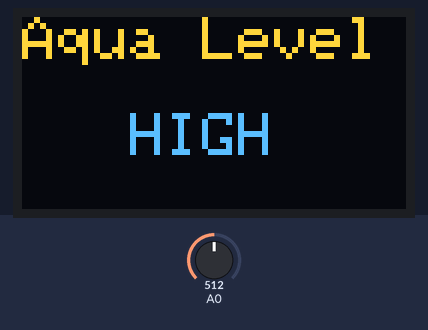
The sketch below on a simulated Arduino Uno, built with avr-gcc and run on an emulated ATmega328P. On the bench: 128×64 one-colour display. The test bench sets the inputs (shaded band); at power-on: A0 = 512. The OLED is the two-colour kind (top 16 rows yellow).

Above: at 1.2 s.
1.3 s: A0 set to 491
At 2.0 s:
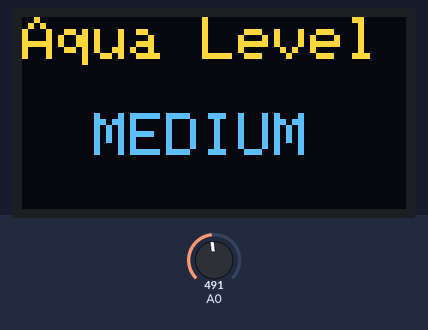
2.8 s: A0 set to 364
4.3 s: A0 set to 338
At 4.9 s:
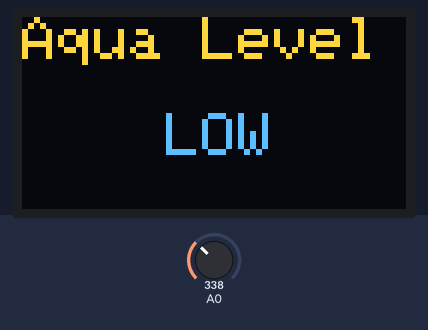
5.9 s: A0 set to 0
At 7.1 s:
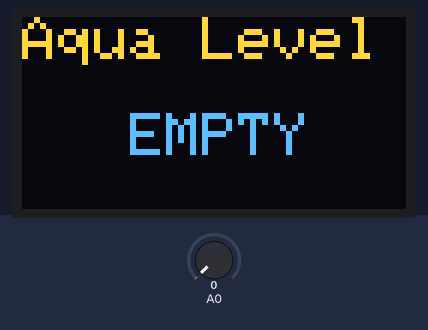
7.4 s: A0 set to 3
At 8.6 s:
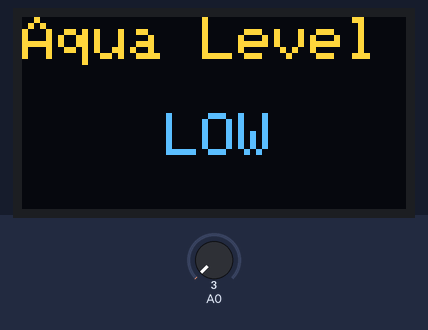
8.9 s: A0 set to 511
At 10.1 s:
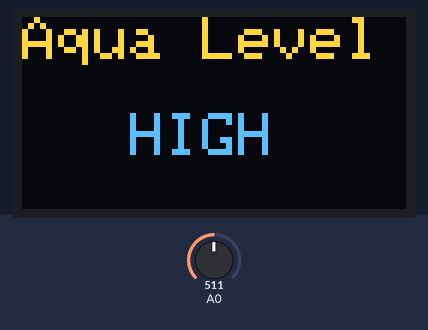
Timing chart, 0 to 11.5 s (numbered marks = the images above; inputs shaded):
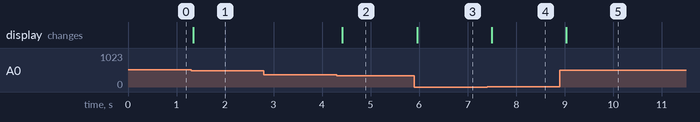

The sketch:

Water-Level-Sensor.ino
```cpp
#include <SPI.h>
#include <Wire.h>
#include <Adafruit_GFX.h>
#include <Adafruit_SSD1306.h>

#define SCREEN_WIDTH 128 // OLED display width, in pixels
#define SCREEN_HEIGHT 64 // OLED display height, in pixels

// Declaration for an SSD1306 display connected to I2C (SDA, SCL pins)
// The pins for I2C are defined by the Wire-library.
// On an arduino UNO:       A4(SDA), A5(SCL)
// On an arduino MEGA 2560: 20(SDA), 21(SCL)
// On an arduino LEONARDO:   2(SDA),  3(SCL), ...
#define OLED_RESET     -1 // Reset pin # (or -1 if sharing Arduino reset pin)
#define SCREEN_ADDRESS 0x3C ///< See datasheet for Address; 0x3D for 128x64, 0x3C for 128x32
Adafruit_SSD1306 display(SCREEN_WIDTH, SCREEN_HEIGHT, &Wire, OLED_RESET);

void setup() {
  Serial.begin(9600);

  // SSD1306_SWITCHCAPVCC = generate display voltage from 3.3V internally
  if(!display.begin(SSD1306_SWITCHCAPVCC, SCREEN_ADDRESS)) {
    Serial.println(F("SSD1306 allocation failed"));
    for(;;); // Don't proceed, loop forever
  }
}

void loop() {
  int value = analogRead(A0);

  if (value == 0) {
    print("Aqua Level\n\n   EMPTY");
  } else if (value > 1 && value < 350) {
    print("Aqua Level\n\n    LOW");
  } else if (value > 350 && value < 510) {
    print("Aqua Level\n\n  MEDIUM");
  } else if (value > 510){
    print("Aqua Level\n\n   HIGH");
  }

  delay(100);
}

void print(char string[]) {
  display.clearDisplay();
  display.setTextSize(2);
  display.setTextColor(SSD1306_WHITE);
  display.setCursor(0,0);
  display.println(string);
  display.display();
}
```

Measured:
- the behaviour switches between 510 and 509 on A0 (found by bisection; images 0 and 1)
- the behaviour switches between 350 and 349 on A0 (found by bisection; images 1 and 2)
- the behaviour switches between 1 and 2 on A0 (found by bisection; images 3 and 4)
- after the input at 1.3 s, the display: changes at once (image 1)
- after the input at 2.8 s, every drawn part: stays the same
- after the input at 4.3 s, the display: changes after 0.12 s (image 2)
- after the input at 5.9 s, the display: changes after 0.06 s (image 3)
- after the input at 7.4 s, the display: changes after 0.10 s (image 4)
- after the input at 8.9 s, the display: changes after 0.13 s (image 5)
